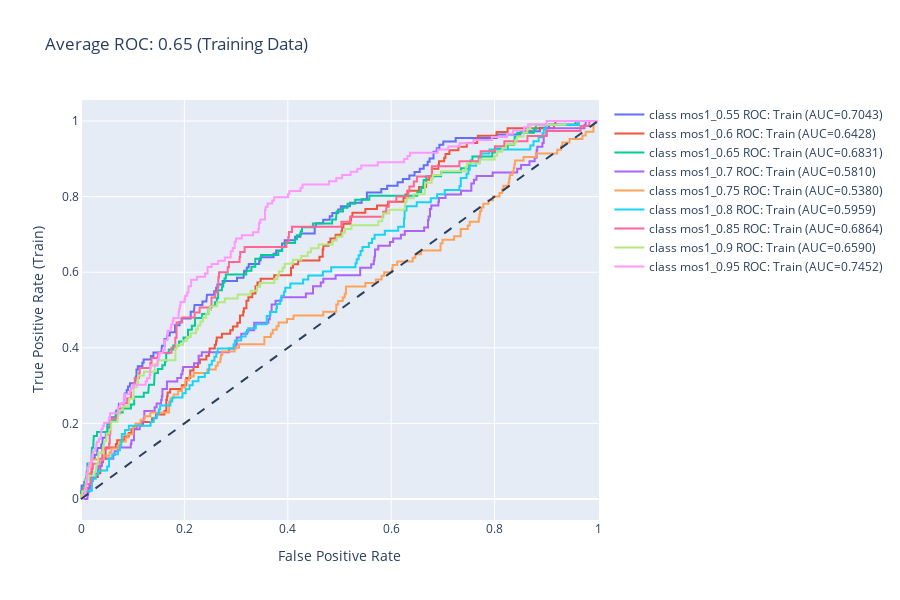
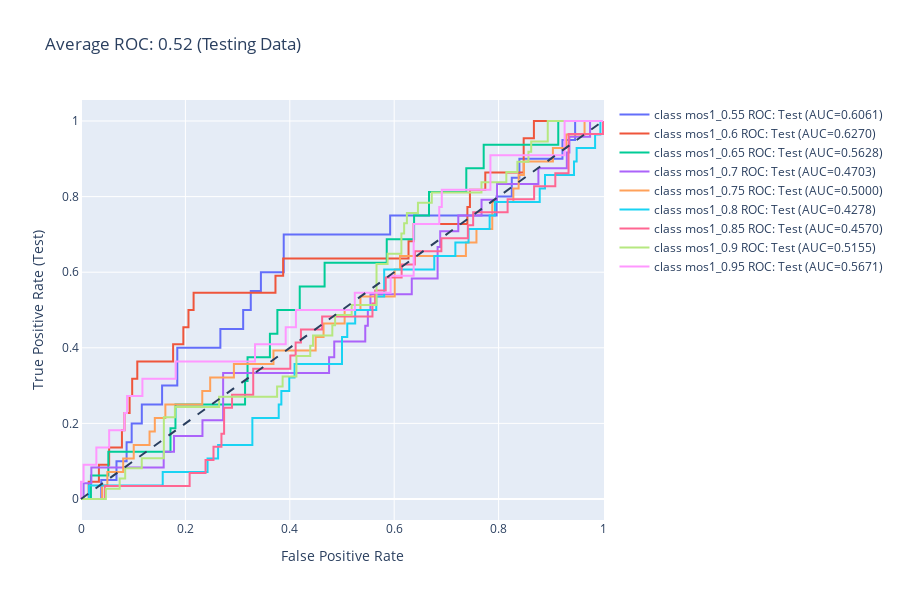
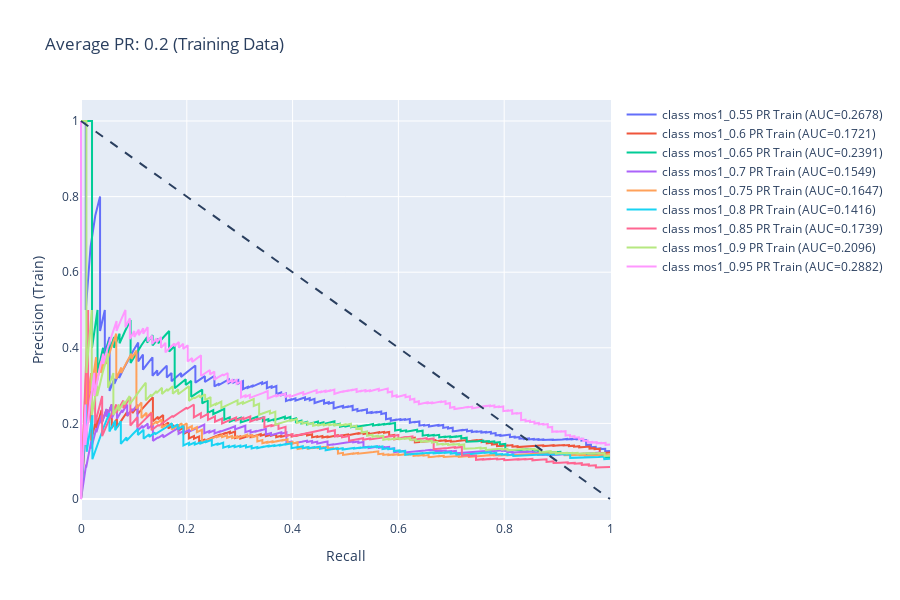
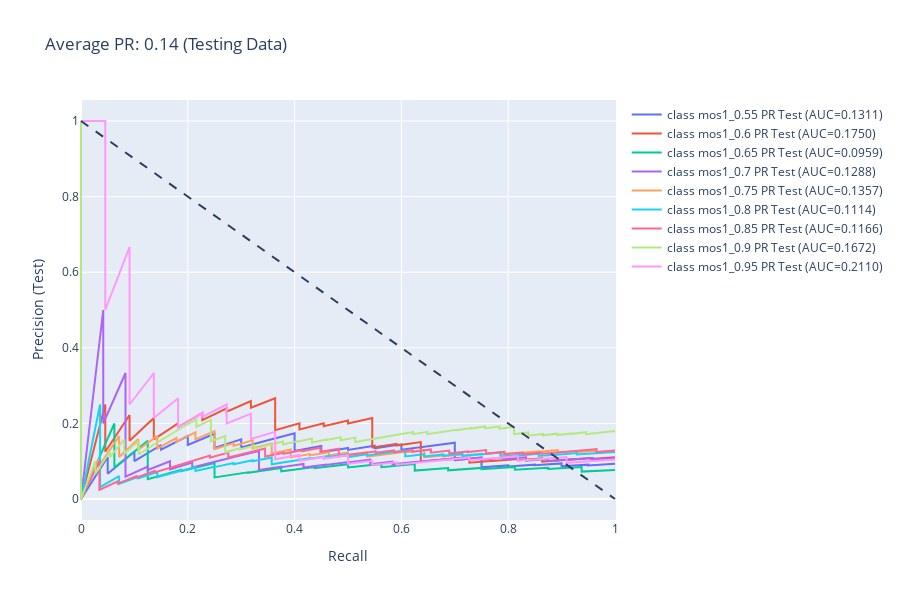

Notebook code for these charts, in order:
### Code cell
plot_pr_multi_class(y_train, y_score_train, y_test, y_score_test)

### Figure 1 — Plotly figure (JSON) as saved in the notebook; plotly's stock layout.template omitted (floating-point values rounded to 4 significant figures; data arrays with more than 128 entries replaced by an {"elided": "..."} marker saying what was removed)
{"data": [{"mode": "lines", "name": "class mos1_0.55 ROC: Train (AUC=0.7043)", "type": "scatter", "x": {"elided": "181 float values"}, "xaxis": "x", "y": {"elided": "181 float values"}, "yaxis": "y"}, {"mode": "lines", "name": "class mos1_0.6 ROC: Train (AUC=0.6428)", "type": "scatter", "x": {"elided": "179 float values"}, "xaxis": "x", "y": {"elided": "179 float values"}, "yaxis": "y"}, {"mode": "lines", "name": "class mos1_0.65 ROC: Train (AUC=0.6831)", "type": "scatter", "x": {"elided": "166 float values"}, "xaxis": "x", "y": {"elided": "166 float values"}, "yaxis": "y"}, {"mode": "lines", "name": "class mos1_0.7 ROC: Train (AUC=0.5810)", "type": "scatter", "x": {"elided": "173 float values"}, "xaxis": "x", "y": {"elided": "173 float values"}, "yaxis": "y"}, {"mode": "lines", "name": "class mos1_0.75 ROC: Train (AUC=0.5380)", "type": "scatter", "x": {"elided": "189 float values"}, "xaxis": "x", "y": {"elided": "189 float values"}, "yaxis": "y"}, {"mode": "lines", "name": "class mos1_0.8 ROC: Train (AUC=0.5959)", "type": "scatter", "x": {"elided": "173 float values"}, "xaxis": "x", "y": {"elided": "173 float values"}, "yaxis": "y"}, {"mode": "lines", "name": "class mos1_0.85 ROC: Train (AUC=0.6864)", "type": "scatter", "x": {"elided": "130 float values"}, "xaxis": "x", "y": {"elided": "130 float values"}, "yaxis": "y"}, {"mode": "lines", "name": "class mos1_0.9 ROC: Train (AUC=0.6590)", "type": "scatter", "x": {"elided": "175 float values"}, "xaxis": "x", "y": {"elided": "175 float values"}, "yaxis": "y"}, {"mode": "lines", "name": "class mos1_0.95 ROC: Train (AUC=0.7452)", "type": "scatter", "x": {"elided": "191 float values"}, "xaxis": "x", "y": {"elided": "191 float values"}, "yaxis": "y"}], "layout": {"height": 600, "shapes": [{"line": {"dash": "dash"}, "type": "line", "x0": 0, "x1": 1, "xref": "x", "y0": 0, "y1": 1, "yref": "y"}], "title": {"text": "Average ROC: 0.65 (Training Data)"}, "width": 900, "xaxis": {"anchor": "y", "autorange": true, "domain": [0, 1], "range": [-0.002058, 1.002], "title": {"text": "False Positive Rate"}, "type": "linear"}, "yaxis": {"anchor": "x", "autorange": true, "domain": [0, 1], "range": [-0.05556, 1.056], "title": {"text": "True Positive Rate (Train)"}, "type": "linear"}}}

### Figure 2 — Plotly figure (JSON) as saved in the notebook; plotly's stock layout.template omitted (floating-point values rounded to 4 significant figures)
{"data": [{"mode": "lines", "name": "class mos1_0.55 ROC: Test (AUC=0.6061)", "type": "scatter", "x": [0, 0.004854, 0.03883, 0.03883, 0.06796, 0.06796, 0.08738, 0.08738, 0.09709, 0.09709, 0.1165, 0.1165, 0.1553, 0.1553, 0.1845, 0.1845, 0.267, 0.267, 0.3107, 0.3107, 0.3252, 0.3252, 0.3447, 0.3447, 0.3883, 0.3883, 0.5922, 0.5922, 0.7961, 0.7961, 0.8252, 0.8252, 0.8398, 0.8398, 0.9223, 0.9223, 0.9466, 0.9466, 1], "xaxis": "x", "y": [0, 0, 0, 0.05, 0.05, 0.1, 0.1, 0.15, 0.15, 0.2, 0.2, 0.25, 0.25, 0.3, 0.3, 0.4, 0.4, 0.45, 0.45, 0.5, 0.5, 0.55, 0.55, 0.6, 0.6, 0.7, 0.7, 0.75, 0.75, 0.8, 0.8, 0.85, 0.85, 0.9, 0.9, 0.95, 0.95, 1, 1], "yaxis": "y"}, {"mode": "lines", "name": "class mos1_0.6 ROC: Test (AUC=0.6270)", "type": "scatter", "x": [0, 0.004902, 0.01471, 0.01471, 0.03431, 0.03431, 0.05392, 0.05392, 0.07843, 0.07843, 0.08333, 0.08333, 0.09314, 0.09314, 0.09804, 0.09804, 0.1078, 0.1078, 0.1765, 0.1765, 0.1961, 0.1961, 0.2059, 0.2059, 0.2157, 0.2157, 0.3725, 0.3725, 0.3873, 0.3873, 0.6275, 0.6275, 0.6373, 0.6373, 0.7402, 0.7402, 0.7451, 0.7451, 0.7745, 0.7745, 0.848, 0.848, 0.8676, 0.8676, 1], "xaxis": "x", "y": [0, 0, 0, 0.04545, 0.04545, 0.09091, 0.09091, 0.1364, 0.1364, 0.1818, 0.1818, 0.2273, 0.2273, 0.2727, 0.2727, 0.3182, 0.3182, 0.3636, 0.3636, 0.4091, 0.4091, 0.4545, 0.4545, 0.5, 0.5, 0.5455, 0.5455, 0.5909, 0.5909, 0.6364, 0.6364, 0.6818, 0.6818, 0.7273, 0.7273, 0.7727, 0.7727, 0.8182, 0.8182, 0.8636, 0.8636, 0.9545, 0.9545, 1, 1], "yaxis": "y"}, {"mode": "lines", "name": "class mos1_0.65 ROC: Test (AUC=0.5628)", "type": "scatter", "x": [0, 0.004762, 0.01905, 0.01905, 0.05238, 0.05238, 0.1714, 0.1714, 0.181, 0.181, 0.3143, 0.3143, 0.319, 0.319, 0.3619, 0.3619, 0.3762, 0.3762, 0.419, 0.419, 0.4667, 0.4667, 0.5857, 0.5857, 0.6381, 0.6381, 0.6667, 0.6667, 0.7381, 0.7381, 0.7714, 0.7714, 0.9143, 0.9143, 1], "xaxis": "x", "y": [0, 0, 0, 0.0625, 0.0625, 0.125, 0.125, 0.1875, 0.1875, 0.25, 0.25, 0.3125, 0.3125, 0.375, 0.375, 0.4375, 0.4375, 0.5, 0.5, 0.5625, 0.5625, 0.625, 0.625, 0.6875, 0.6875, 0.75, 0.75, 0.8125, 0.8125, 0.875, 0.875, 0.9375, 0.9375, 1, 1], "yaxis": "y"}, {"mode": "lines", "name": "class mos1_0.7 ROC: Test (AUC=0.4703)", "type": "scatter", "x": [0, 0.00495, 0.00495, 0.0198, 0.0198, 0.1584, 0.1584, 0.1782, 0.1782, 0.2327, 0.2327, 0.2723, 0.2723, 0.4752, 0.4752, 0.4851, 0.4851, 0.5446, 0.5446, 0.5495, 0.5495, 0.5545, 0.5545, 0.6337, 0.6337, 0.6832, 0.6832, 0.6881, 0.6881, 0.7228, 0.7228, 0.7673, 0.7673, 0.797, 0.797, 0.8762, 0.8762, 0.9307, 0.9307, 0.9356, 0.9356, 0.9752, 0.9752, 1], "xaxis": "x", "y": [0, 0, 0.04167, 0.04167, 0.08333, 0.08333, 0.125, 0.125, 0.1667, 0.1667, 0.2083, 0.2083, 0.3333, 0.3333, 0.375, 0.375, 0.4167, 0.4167, 0.4583, 0.4583, 0.5, 0.5, 0.5417, 0.5417, 0.5833, 0.5833, 0.6667, 0.6667, 0.7083, 0.7083, 0.75, 0.75, 0.7917, 0.7917, 0.8333, 0.8333, 0.875, 0.875, 0.9167, 0.9167, 0.9583, 0.9583, 1, 1], "yaxis": "y"}, {"mode": "lines", "name": "class mos1_0.75 ROC: Test (AUC=0.5000)", "type": "scatter", "x": [0, 0.005051, 0.0404, 0.0404, 0.05051, 0.05051, 0.08081, 0.08081, 0.101, 0.101, 0.1313, 0.1313, 0.1414, 0.1414, 0.1616, 0.1616, 0.2323, 0.2323, 0.2475, 0.2475, 0.2929, 0.2929, 0.3687, 0.3687, 0.4495, 0.4495, 0.4646, 0.4646, 0.5051, 0.5051, 0.5354, 0.5354, 0.601, 0.601, 0.6111, 0.6111, 0.7374, 0.7374, 0.7576, 0.7576, 0.7879, 0.7879, 0.8283, 0.8283, 0.8384, 0.8384, 0.8485, 0.8485, 0.904, 0.904, 0.9293, 0.9293, 0.9646, 0.9646, 1], "xaxis": "x", "y": [0, 0, 0, 0.03571, 0.03571, 0.07143, 0.07143, 0.1071, 0.1071, 0.1429, 0.1429, 0.1786, 0.1786, 0.2143, 0.2143, 0.25, 0.25, 0.2857, 0.2857, 0.3214, 0.3214, 0.3571, 0.3571, 0.3929, 0.3929, 0.4286, 0.4286, 0.4643, 0.4643, 0.5, 0.5, 0.5357, 0.5357, 0.6071, 0.6071, 0.6429, 0.6429, 0.6786, 0.6786, 0.7143, 0.7143, 0.7857, 0.7857, 0.8214, 0.8214, 0.8571, 0.8571, 0.8929, 0.8929, 0.9286, 0.9286, 0.9643, 0.9643, 1, 1], "yaxis": "y"}, {"mode": "lines", "name": "class mos1_0.8 ROC: Test (AUC=0.4278)", "type": "scatter", "x": [0, 0.005051, 0.01515, 0.01515, 0.1566, 0.1566, 0.2424, 0.2424, 0.2626, 0.2626, 0.3283, 0.3283, 0.3788, 0.3788, 0.3838, 0.3838, 0.399, 0.399, 0.4091, 0.4091, 0.5, 0.5, 0.5101, 0.5101, 0.5253, 0.5253, 0.5657, 0.5657, 0.5808, 0.5808, 0.6768, 0.6768, 0.7172, 0.7172, 0.7424, 0.7424, 0.7828, 0.7828, 0.7929, 0.7929, 0.8788, 0.8788, 0.8889, 0.8889, 0.9444, 0.9444, 0.9495, 0.9495, 0.9848, 0.9848, 0.9949, 0.9949, 1], "xaxis": "x", "y": [0, 0, 0, 0.03571, 0.03571, 0.07143, 0.07143, 0.1071, 0.1071, 0.1429, 0.1429, 0.2143, 0.2143, 0.25, 0.25, 0.2857, 0.2857, 0.3214, 0.3214, 0.3571, 0.3571, 0.4286, 0.4286, 0.4643, 0.4643, 0.5, 0.5, 0.5357, 0.5357, 0.6071, 0.6071, 0.6429, 0.6429, 0.6786, 0.6786, 0.7143, 0.7143, 0.75, 0.75, 0.7857, 0.7857, 0.8214, 0.8214, 0.8571, 0.8571, 0.8929, 0.8929, 0.9286, 0.9286, 0.9643, 0.9643, 1, 1], "yaxis": "y"}, {"mode": "lines", "name": "class mos1_0.85 ROC: Test (AUC=0.4570)", "type": "scatter", "x": [0, 0.005076, 0.04569, 0.04569, 0.2081, 0.2081, 0.2386, 0.2386, 0.2538, 0.2538, 0.269, 0.269, 0.2741, 0.2741, 0.2893, 0.2893, 0.3299, 0.3299, 0.401, 0.401, 0.4112, 0.4112, 0.4213, 0.4213, 0.4619, 0.4619, 0.5584, 0.5584, 0.5635, 0.5635, 0.5838, 0.5838, 0.6142, 0.6142, 0.6396, 0.6396, 0.6904, 0.6904, 0.7411, 0.7411, 0.7513, 0.7513, 0.8173, 0.8173, 0.868, 0.868, 0.9086, 0.9086, 0.934, 0.934, 1, 1], "xaxis": "x", "y": [0, 0, 0, 0.03448, 0.03448, 0.06897, 0.06897, 0.1034, 0.1034, 0.1379, 0.1379, 0.1724, 0.1724, 0.2414, 0.2414, 0.2759, 0.2759, 0.3448, 0.3448, 0.3793, 0.3793, 0.4138, 0.4138, 0.4483, 0.4483, 0.4828, 0.4828, 0.5172, 0.5172, 0.5517, 0.5517, 0.5862, 0.5862, 0.6207, 0.6207, 0.6552, 0.6552, 0.6897, 0.6897, 0.7241, 0.7241, 0.7586, 0.7586, 0.7931, 0.7931, 0.8276, 0.8276, 0.8621, 0.8621, 0.9655, 0.9655, 1], "yaxis": "y"}, {"mode": "lines", "name": "class mos1_0.9 ROC: Test (AUC=0.5155)", "type": "scatter", "x": [0, 0.005291, 0.04762, 0.04762, 0.07407, 0.07407, 0.08466, 0.08466, 0.1164, 0.1164, 0.1587, 0.1587, 0.1799, 0.1799, 0.2646, 0.2646, 0.3757, 0.3757, 0.3862, 0.3862, 0.4127, 0.4127, 0.4392, 0.4392, 0.4444, 0.4444, 0.4815, 0.4815, 0.4868, 0.4868, 0.5185, 0.5185, 0.5661, 0.5661, 0.5873, 0.5873, 0.6138, 0.6138, 0.619, 0.619, 0.6243, 0.6243, 0.6455, 0.6455, 0.672, 0.672, 0.7672, 0.7672, 0.8148, 0.8148, 0.836, 0.836, 0.8571, 0.8571, 0.8624, 0.8624, 0.8942, 0.8942, 1], "xaxis": "x", "y": [0, 0, 0, 0.02703, 0.02703, 0.05405, 0.05405, 0.08108, 0.08108, 0.1081, 0.1081, 0.2162, 0.2162, 0.2432, 0.2432, 0.2703, 0.2703, 0.2973, 0.2973, 0.3243, 0.3243, 0.3784, 0.3784, 0.4054, 0.4054, 0.4324, 0.4324, 0.4595, 0.4595, 0.4865, 0.4865, 0.5135, 0.5135, 0.6216, 0.6216, 0.6486, 0.6486, 0.7027, 0.7027, 0.7297, 0.7297, 0.7568, 0.7568, 0.7838, 0.7838, 0.8108, 0.8108, 0.8378, 0.8378, 0.8649, 0.8649, 0.8919, 0.8919, 0.9189, 0.9189, 0.9459, 0.9459, 1, 1], "yaxis": "y"}, {"mode": "lines", "name": "class mos1_0.95 ROC: Test (AUC=0.5671)", "type": "scatter", "x": [0, 0, 0.004902, 0.004902, 0.02941, 0.02941, 0.05392, 0.05392, 0.08333, 0.08333, 0.08824, 0.08824, 0.1176, 0.1176, 0.1814, 0.1814, 0.3333, 0.3333, 0.3922, 0.3922, 0.4118, 0.4118, 0.5245, 0.5245, 0.5931, 0.5931, 0.6373, 0.6373, 0.6863, 0.6863, 0.6912, 0.6912, 0.7843, 0.7843, 0.9265, 0.9265, 1], "xaxis": "x", "y": [0, 0.04545, 0.04545, 0.09091, 0.09091, 0.1364, 0.1364, 0.1818, 0.1818, 0.2273, 0.2273, 0.2727, 0.2727, 0.3182, 0.3182, 0.3636, 0.3636, 0.4091, 0.4091, 0.4545, 0.4545, 0.5, 0.5, 0.5455, 0.5455, 0.5909, 0.5909, 0.7273, 0.7273, 0.7727, 0.7727, 0.8182, 0.8182, 0.9091, 0.9091, 1, 1], "yaxis": "y"}], "layout": {"height": 600, "shapes": [{"line": {"dash": "dash"}, "type": "line", "x0": 0, "x1": 1, "xref": "x", "y0": 0, "y1": 1, "yref": "y"}], "title": {"text": "Average ROC: 0.52 (Testing Data)"}, "width": 900, "xaxis": {"anchor": "y", "autorange": true, "domain": [0, 1], "range": [-0.002037, 1.002], "title": {"text": "False Positive Rate"}, "type": "linear"}, "yaxis": {"anchor": "x", "autorange": true, "domain": [0, 1], "range": [-0.05556, 1.056], "title": {"text": "True Positive Rate (Test)"}, "type": "linear"}}}

### Figure 3 — Plotly figure (JSON) as saved in the notebook; plotly's stock layout.template omitted (floating-point values rounded to 4 significant figures; data arrays with more than 128 entries replaced by an {"elided": "..."} marker saying what was removed)
{"data": [{"mode": "lines", "name": "class mos1_0.55 PR Train (AUC=0.2678)", "type": "scatter", "x": {"elided": "874 float values"}, "xaxis": "x", "y": {"elided": "874 float values"}, "yaxis": "y"}, {"mode": "lines", "name": "class mos1_0.6 PR Train (AUC=0.1721)", "type": "scatter", "x": {"elided": "838 float values"}, "xaxis": "x", "y": {"elided": "838 float values"}, "yaxis": "y"}, {"mode": "lines", "name": "class mos1_0.65 PR Train (AUC=0.2391)", "type": "scatter", "x": {"elided": "869 float values"}, "xaxis": "x", "y": {"elided": "869 float values"}, "yaxis": "y"}, {"mode": "lines", "name": "class mos1_0.7 PR Train (AUC=0.1549)", "type": "scatter", "x": {"elided": "885 float values"}, "xaxis": "x", "y": {"elided": "885 float values"}, "yaxis": "y"}, {"mode": "lines", "name": "class mos1_0.75 PR Train (AUC=0.1647)", "type": "scatter", "x": {"elided": "898 float values"}, "xaxis": "x", "y": {"elided": "898 float values"}, "yaxis": "y"}, {"mode": "lines", "name": "class mos1_0.8 PR Train (AUC=0.1416)", "type": "scatter", "x": {"elided": "874 float values"}, "xaxis": "x", "y": {"elided": "874 float values"}, "yaxis": "y"}, {"mode": "lines", "name": "class mos1_0.85 PR Train (AUC=0.1739)", "type": "scatter", "x": {"elided": "890 float values"}, "xaxis": "x", "y": {"elided": "890 float values"}, "yaxis": "y"}, {"mode": "lines", "name": "class mos1_0.9 PR Train (AUC=0.2096)", "type": "scatter", "x": {"elided": "853 float values"}, "xaxis": "x", "y": {"elided": "853 float values"}, "yaxis": "y"}, {"mode": "lines", "name": "class mos1_0.95 PR Train (AUC=0.2882)", "type": "scatter", "x": {"elided": "826 float values"}, "xaxis": "x", "y": {"elided": "826 float values"}, "yaxis": "y"}], "layout": {"height": 600, "shapes": [{"line": {"dash": "dash"}, "type": "line", "x0": 0, "x1": 1, "xref": "x", "y0": 1, "y1": 0, "yref": "y"}], "title": {"text": "Average PR: 0.2 (Training Data)"}, "width": 900, "xaxis": {"anchor": "y", "autorange": true, "domain": [0, 1], "range": [-0.001992, 1.002], "title": {"text": "Recall"}, "type": "linear"}, "yaxis": {"anchor": "x", "autorange": true, "domain": [0, 1], "range": [-0.05556, 1.056], "title": {"text": "Precision (Train)"}, "type": "linear"}}}

### Figure 4 — Plotly figure (JSON) as saved in the notebook; plotly's stock layout.template omitted (floating-point values rounded to 4 significant figures; data arrays with more than 128 entries replaced by an {"elided": "..."} marker saying what was removed)
{"data": [{"mode": "lines", "name": "class mos1_0.55 PR Test (AUC=0.1311)", "type": "scatter", "x": {"elided": "216 float values"}, "xaxis": "x", "y": {"elided": "216 float values"}, "yaxis": "y"}, {"mode": "lines", "name": "class mos1_0.6 PR Test (AUC=0.1750)", "type": "scatter", "x": {"elided": "200 float values"}, "xaxis": "x", "y": {"elided": "200 float values"}, "yaxis": "y"}, {"mode": "lines", "name": "class mos1_0.65 PR Test (AUC=0.0959)", "type": "scatter", "x": {"elided": "209 float values"}, "xaxis": "x", "y": {"elided": "209 float values"}, "yaxis": "y"}, {"mode": "lines", "name": "class mos1_0.7 PR Test (AUC=0.1288)", "type": "scatter", "x": {"elided": "222 float values"}, "xaxis": "x", "y": {"elided": "222 float values"}, "yaxis": "y"}, {"mode": "lines", "name": "class mos1_0.75 PR Test (AUC=0.1357)", "type": "scatter", "x": {"elided": "220 float values"}, "xaxis": "x", "y": {"elided": "220 float values"}, "yaxis": "y"}, {"mode": "lines", "name": "class mos1_0.8 PR Test (AUC=0.1114)", "type": "scatter", "x": {"elided": "226 float values"}, "xaxis": "x", "y": {"elided": "226 float values"}, "yaxis": "y"}, {"mode": "lines", "name": "class mos1_0.85 PR Test (AUC=0.1166)", "type": "scatter", "x": {"elided": "227 float values"}, "xaxis": "x", "y": {"elided": "227 float values"}, "yaxis": "y"}, {"mode": "lines", "name": "class mos1_0.9 PR Test (AUC=0.1672)", "type": "scatter", "x": {"elided": "207 float values"}, "xaxis": "x", "y": {"elided": "207 float values"}, "yaxis": "y"}, {"mode": "lines", "name": "class mos1_0.95 PR Test (AUC=0.2110)", "type": "scatter", "x": {"elided": "212 float values"}, "xaxis": "x", "y": {"elided": "212 float values"}, "yaxis": "y"}], "layout": {"height": 600, "shapes": [{"line": {"dash": "dash"}, "type": "line", "x0": 0, "x1": 1, "xref": "x", "y0": 1, "y1": 0, "yref": "y"}], "title": {"text": "Average PR: 0.14 (Testing Data)"}, "width": 900, "xaxis": {"anchor": "y", "autorange": true, "domain": [0, 1], "range": [-0.001972, 1.002], "title": {"text": "Recall"}, "type": "linear"}, "yaxis": {"anchor": "x", "autorange": true, "domain": [0, 1], "range": [-0.05556, 1.056], "title": {"text": "Precision (Test)"}, "type": "linear"}}}
